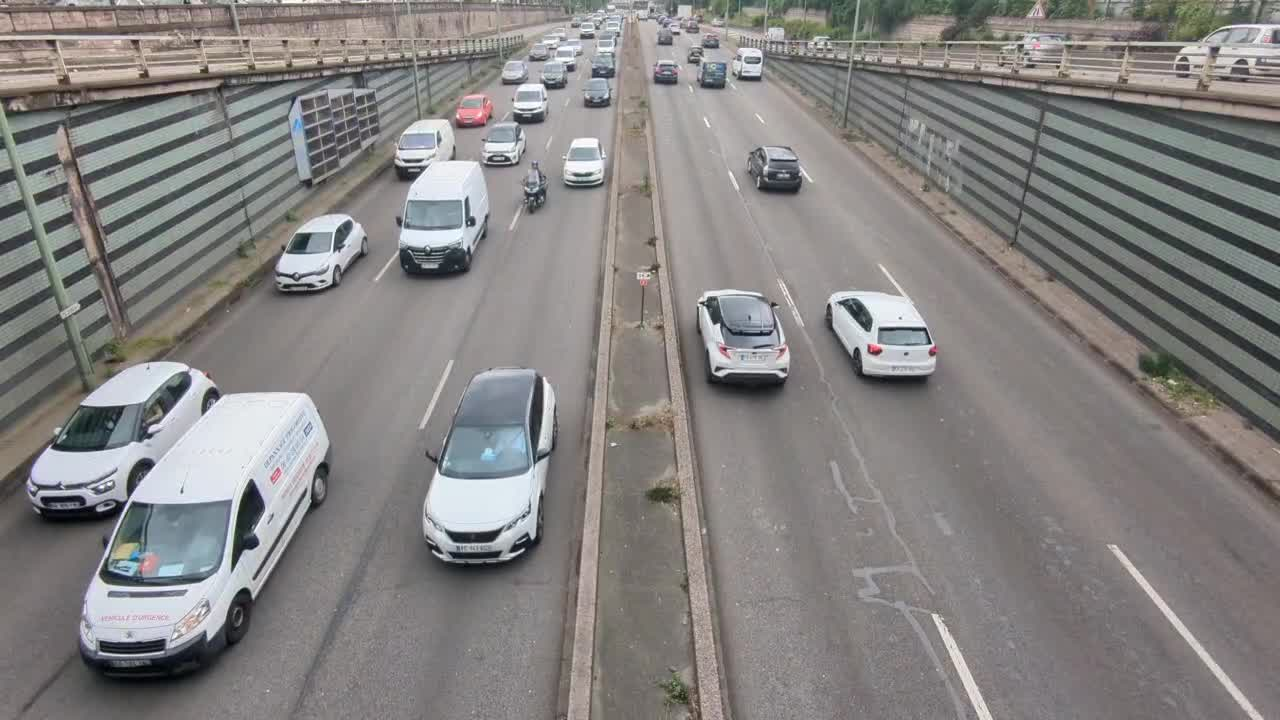
#> input picture periph.jpg, 1280 x 720 px
$ python camera_calibration.py
#> lines starting #> are read from the running program, lines starting #| are printed output that depends on the picture; long printed decimals are rounded
### utils.py
"""
Define a bunch of utils class and functions related to geometry and opencv.
"""

import cv2
import numpy as np


def project(point_in_world, to_camera_from_world, K):
    """
    Given the camera intrinsic and extrinsic calibration matrices,
    projet a 3D point in world coordinates to the image
    """

    point_in_world = point_in_world.reshape(3, 1)
    point_in_camera = to_camera_from_world[:3, :3].dot(
        point_in_world
    ) + to_camera_from_world[:3, 3].reshape(3, 1)

    point_in_camera /= abs(point_in_camera[2])

    projection = K.dot(point_in_camera)
    projection = projection.flatten()

    return projection[:2]

def make_euler(angle, axis):
    """Define euler matrix with some angle around a specified axis"""

    if axis < 0:
        raise ValueError
    if axis > 3:
        raise ValueError

    if axis == 0:  # Pitch (axis = X)
        pitch_matrix = np.zeros((3, 3))
        pitch_matrix[0, 0] = 1
        pitch_matrix[1, 1] = np.cos(angle)
        pitch_matrix[1, 2] = np.sin(angle)
        pitch_matrix[2, 1] = -np.sin(angle)
        pitch_matrix[2, 2] = np.cos(angle)
        return pitch_matrix

    if axis == 1:  # Yaw (axis = Y)
        yaw_matrix = np.zeros((3, 3))
        yaw_matrix[0, 0] = np.cos(angle)
        yaw_matrix[0, 2] = np.sin(angle)
        yaw_matrix[1, 1] = 1
        yaw_matrix[2, 0] = -np.sin(angle)
        yaw_matrix[2, 2] = np.cos(angle)
        return yaw_matrix

    return False

# [52 lines left out: functions get_position_ground, draw_fps, draw_frame_id, not called in this run]

# Define a bunch of RGB colors (used in tracking)
COLORS = [
    (0, 0, 128),
    (0, 0, 255),
    (0, 128, 0),
    (0, 128, 128),
    (0, 128, 255),
    (0, 255, 0),
    (0, 255, 128),
    (0, 255, 255),
    (128, 0, 0),
    (128, 0, 128),
    (128, 0, 255),
    (128, 128, 0),
    (128, 128, 128),
    (128, 128, 255),
    (128, 255, 0),
    (128, 255, 128),
    (128, 255, 255),
    (255, 0, 0),
    (255, 0, 128),
    (255, 0, 255),
    (255, 128, 0),
    (255, 128, 128),
    (255, 128, 255),
    (255, 255, 0),
    (255, 255, 128),
    (255, 255, 255),
]


class Box:
    """
    Define 3D bounding box
    """

    # [186 lines left out: functions __init__, project, not called in this run]

### camera_calibration.py
"""
This script demonstrates how you can determine camera pose from a single image
by locating lane lines. For this, you need to provide the instrinsic calibration matrix
and locate the distance between lines (check google maps for that).
"""

import cv2
import numpy as np
from utils import Box, make_euler, project, get_position_ground

class Line:
    """
    Line helper to project them on an image
    the direction if of course [0, 0, 1] since the lanes are parallel and along Z
    """
    def __init__(self, x):
        self.orig = np.array([x, 0, 0])
        self.dir = np.array([0, 0, 1])

    def project(self, to_world_from_camera, K):
        """Project a line (returns two points)"""
        to_camera_from_world = np.linalg.inv(to_world_from_camera)

        projection = project(self.orig, to_camera_from_world, K).flatten()

        far = self.orig + 1000 * self.dir
        projection_far = project(far, to_camera_from_world, K).flatten()

        return projection, projection_far

def find_translation_from_points(K, point1, point2, point3, x_positions):
    """
    From points of each line at the bottom of the image, estimate the camera translation.
    See the README.md for wider expanations
    """
    f = K[0, 0]
    cx = K[0, 2]
    cy = K[1, 2]
    A = np.zeros((6, 3))
    A[0, 0] = f
    A[1, 1] = f
    A[2, 0] = f
    A[3, 1] = f
    A[4, 0] = f
    A[5, 1] = f

    A[0, 2] = cx - point1[0]
    A[1, 2] = cy - point1[1]
    A[2, 2] = cx - point2[0]
    A[3, 2] = cy - point2[1]
    A[4, 2] = cx - point3[0]
    A[5, 2] = cy - point3[1]

    b = np.zeros((6, 1))
    b[0, 0] = -f * x_positions[0]
    b[2, 0] = -f * x_positions[1]
    b[4, 0] = -f * x_positions[2]

    ls = np.linalg.inv(A.T.dot(A)).dot(A.T).dot(b)
    ls = ls.flatten()

    return ls

def draw_line(img, point1, point2):
    point1_cv = np.array([point1[0], img.shape[0] - point1[1]])
    point2_cv = np.array([point2[0], img.shape[0] - point2[1]])

    cv2.line(
        img,
        tuple(point1_cv.astype(int)),
        tuple(point2_cv.astype(int)),
        color=(0, 255, 0),
        thickness=3,
    )

def raycast(event, x, y, flags, params):
    """
    Raycast a bounding box with the mouse position.
    And draw it of curse!
    """

    img = params[0]
    img_with_lines = img.copy()

    K = params[1]
    to_world_from_camera = params[2]

    position_on_ground = get_position_ground(x, y, K, to_world_from_camera, img.shape[0])

    box = Box(position_on_ground[0], position_on_ground[2], w=1.6, h=1.6, l=4.5)
    img_with_lines = box.project(img_with_lines, to_world_from_camera, K)

    cv2.imshow("Image with car", img_with_lines)

    return img_with_lines


if __name__ == "__main__":
    img = cv2.imread("periph.jpg")
#> img is the input picture: shape (720, 1280, 3); mean B, G, R 129.5, 130.6, 132.9

    # Check google maps to have the correct world coordinates of the lanes
    LINE_1_X = -0.95 - 2 * 3.45
    LINE_2_X = -0.95 - 3.45
    LINE_3_X = 0.95 + 3.45
    LINE_4_X = 0.95 + 2 * 3.45

    # pixel coordinates of the same lanes at the bottom
    BOTTOM_LINE_1 = 20
    BOTTOM_LINE_2 = 291
    BOTTOM_LINE_3 = 988
    BOTTOM_LINE_4 = 1260

    # pixel coordinates of the same lanes at the top
    TOP_LINE_1 = 601
    TOP_LINE_2 = 613
    TOP_LINE_3 = 650
    TOP_LINE_4 = 664

    h, w = img.shape[:2]
#> h = 720; w = 1280

    print(f"Image : {w} x {h}")
#| Image : 1280 x 720

    cv2.line(img, (BOTTOM_LINE_1, h), (TOP_LINE_1, 0), color=(0, 0, 255), thickness=2)
    cv2.line(img, (BOTTOM_LINE_2, h), (TOP_LINE_2, 0), color=(0, 0, 255), thickness=2)
    cv2.line(img, (BOTTOM_LINE_3, h), (TOP_LINE_3, 0), color=(0, 0, 255), thickness=2)
    cv2.line(img, (BOTTOM_LINE_4, h), (TOP_LINE_4, 0), color=(0, 0, 255), thickness=2)

    # Find intersection
    LAMBDA = (TOP_LINE_4 - TOP_LINE_1) / (BOTTOM_LINE_1 - TOP_LINE_1 - BOTTOM_LINE_4 + TOP_LINE_4)
    intersection = np.array([TOP_LINE_1 + LAMBDA * (BOTTOM_LINE_1 - TOP_LINE_1), LAMBDA * h])
#> intersection = [632.1, -38.54]

    print("Intersection point:")
    print(intersection)
#| [632.099 -38.539 ]

    # Here is the instrinc camera matrix
    f = 770.19284237
    cx = img.shape[1] / 2 - 0.5
#> cx = 639.5
    cy = img.shape[0] / 2 - 0.5
#> cy = 359.5
    K = np.zeros((3, 3))
    K[0, 0] = f
    K[1, 1] = f
    K[2, 2] = 1
    K[0, 2] = cx
    K[1, 2] = cy

    # For informational purpose
    h_fov = 2 * np.arctan(1280 / (2 * f)) * 180 / np.pi
    v_fov = 2 * np.arctan(720 / (2 * f)) * 180 / np.pi
    print(f"Horizontal fov = {h_fov:.2f} deg. Vertical fov = {v_fov:.2f} deg")

    intersection[1] = h - intersection[1]

    # Pitch and yaw estimates (see README.md)
    pitch_estimate = np.arctan((intersection[1] - cy) / f)
#> pitch_estimate = 0.478
    print(f"Pitch estimate = {pitch_estimate* 180 / np.pi:.2f} deg")
#| Pitch estimate = 27.39 deg

    yaw_estimate = (
        (intersection[0] - img.shape[1] / 2) * np.cos(pitch_estimate) / K[0, 0]
    )
#> yaw_estimate = -0.00911
    print(f"Yaw estimate = {yaw_estimate* 180 / np.pi:.2f} deg")
#| Yaw estimate = -0.52 deg

    # Translation estimation (see README.md)
    ls = find_translation_from_points(
        K,
        np.array([BOTTOM_LINE_1, 0]),
        np.array([BOTTOM_LINE_2, 0]),
        np.array([BOTTOM_LINE_3, 0]),
        x_positions=[LINE_1_X, LINE_2_X, LINE_3_X],
    )

    # Refind original matrix
    est_to_camera_from_world = np.identity(4)
    pitch_matrix_estimate = make_euler(pitch_estimate, 0)
    yaw_matrix_estimate = make_euler(yaw_estimate, 1)
    est_to_camera_from_world[:3, :3] = pitch_matrix_estimate.dot(yaw_matrix_estimate)
    est_to_camera_from_world[:3, 3] = ls

    np.set_printoptions(suppress=True)
    print("Final extrinsic estimate:")
    to_world_from_camera = np.linalg.inv(est_to_camera_from_world)
    print(to_world_from_camera)

    # Reproject to check results

    line = Line(LINE_1_X)
    projection_1, projection_far_1 = line.project(to_world_from_camera, K)
    draw_line(img, projection_1, projection_far_1)

    line = Line(LINE_2_X)
    projection_2, projection_far_2 = line.project(to_world_from_camera, K)
    draw_line(img, projection_2, projection_far_2)

    line = Line(LINE_3_X)
    projection_3, projection_far_3 = line.project(to_world_from_camera, K)
    draw_line(img, projection_3, projection_far_3)

    line = Line(LINE_4_X)
    projection_4, projection_far_4 = line.project(to_world_from_camera, K)
    draw_line(img, projection_4, projection_far_4)

    line = Line(-0.95 - 3 * 3.45)
    projection_5, projection_far_5 = line.project(to_world_from_camera, K)
    draw_line(img, projection_5, projection_far_5)

    line = Line(0.95 + 3 * 3.45)
    projection_6, projection_far_6 = line.project(to_world_from_camera, K)
    draw_line(img, projection_6, projection_far_6)
#> in draw_line (call 6), `cv2.line( img, tuple(point1_cv.astype(int)), tuple(point2_cv.astype(in..`:
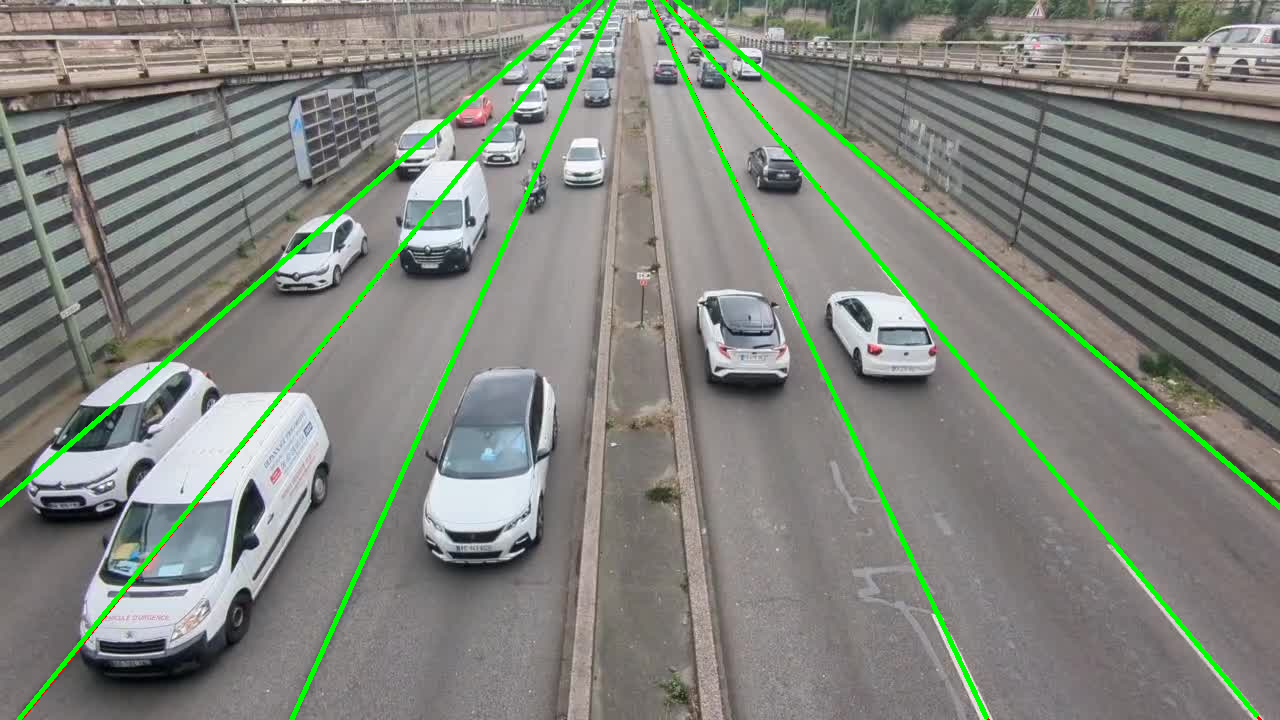
#> img: shape (720, 1280, 3); mean B, G, R 125.4, 133.5, 128.8

    # Little loop to check how the bounding boxes perspectives
    img_with_lines = img.copy()

    while True:
        cv2.imshow("Image with car", img_with_lines)
        cv2.setMouseCallback(
            "Image with car",
            raycast,
            [img, K, to_world_from_camera],
        )

        k = cv2.waitKey(0)
#> (key Esc is pressed here)

        if k == 27:
            break
